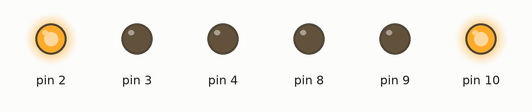
Recording of a sketch running on a simulated Arduino Uno, built with avr-gcc and run on an emulated ATmega328P. Shown: output pins drawn as LEDs (lit = HIGH).

Above: at 1.0 s.
At 2.5 s:
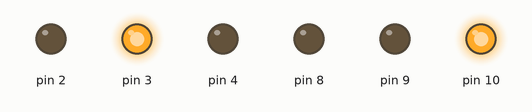
At 4.0 s:
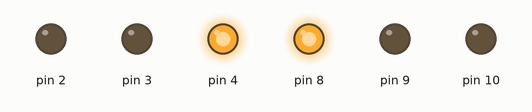
At 5.5 s:
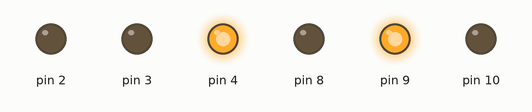
Timing chart, 0 to 7.8 s (numbered marks = the images above):
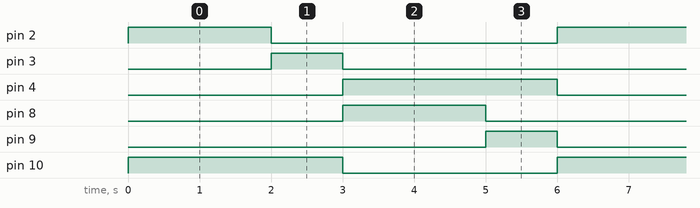

The sketch:

semaforo1.ino
```cpp
// C++ code
//
void setup()
{
  pinMode(10, OUTPUT);
  pinMode(8, OUTPUT);
  pinMode(9, OUTPUT);
  pinMode(2, OUTPUT);
  pinMode(3, OUTPUT);
  pinMode(4, OUTPUT);
}
void loop()
{
   //semaforo 1
  digitalWrite(10, HIGH);//ligar o led vermelho do semaforo 1
  //semaforo 2
  digitalWrite(4, LOW);//desligar o vermelho
  digitalWrite(2, HIGH);//ligar o verde do semaforo 2
  ////////////////////////////////////
  delay(2000); // Wait for 2000 millisecond(s)
  ///////////////////////////////////
  //semaforo 1

  //semaforo 2
  digitalWrite(2, LOW); // desliga o led verde
  digitalWrite(3, HIGH);//liga o led amarelo
  delay(1000); // Wait for 2000 millisecond(s)
  //sEMAFORO 1
  digitalWrite(10, LOW);//DESLIGA O VERMELHO
  digitalWrite(8, HIGH);//LIGA O VERDE
  //semaforo 2
  digitalWrite(4, HIGH);
  digitalWrite(3, LOW);//liga o led amarelo

  delay(2000); // Wait for 1000 millisecond(s)
  //SEMAFORO 1
  digitalWrite(8, LOW); //DESLIGA O VERDE
  digitalWrite(9, HIGH);// LIGA O AMARELO
  delay(1000);
  digitalWrite(9, LOW);//desliga o amarelo
}
```

Measured:
- by itself, pin 2, pin 8: alternates HIGH for 2.0 s and LOW for 4.0 s
- by itself, pin 3, pin 9: alternates HIGH for 1.0 s and LOW for 5.0 s
- by itself, pin 4, pin 10: alternates HIGH for 3.0 s and LOW for 3.0 s
